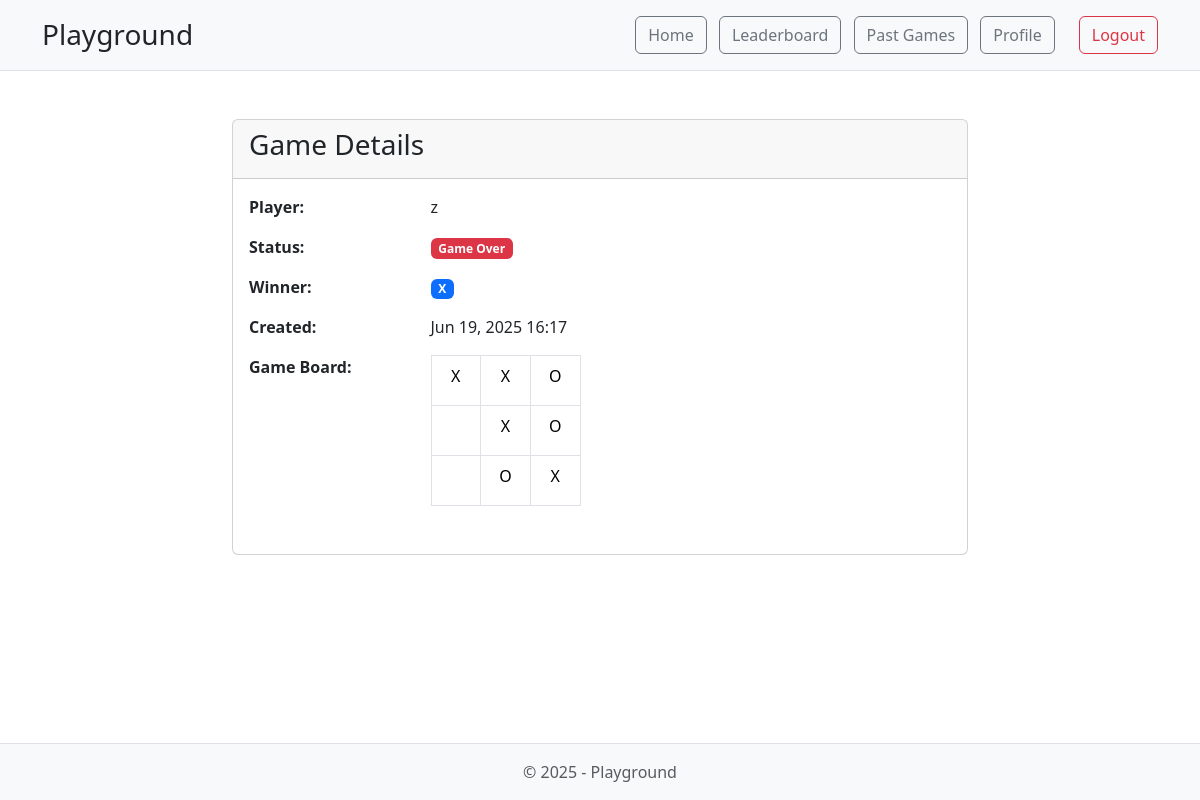
Page /tris/game/finished/113/ (signed in) on the committed database.
### tris/models.py (models this page shows, shortened)
class TrisGame(models.Model):
    user = models.ForeignKey(User, on_delete=models.CASCADE)
    square_1_1 = models.CharField(max_length=1, blank=True, default='')
    square_1_2 = models.CharField(max_length=1, blank=True, default='')
    square_1_3 = models.CharField(max_length=1, blank=True, default='')
    square_2_1 = models.CharField(max_length=1, blank=True, default='')
    square_2_2 = models.CharField(max_length=1, blank=True, default='')
    square_2_3 = models.CharField(max_length=1, blank=True, default='')
    square_3_1 = models.CharField(max_length=1, blank=True, default='')
    square_3_2 = models.CharField(max_length=1, blank=True, default='')
    square_3_3 = models.CharField(max_length=1, blank=True, default='')
    is_over = models.BooleanField(default=False)
    winner = models.CharField(max_length=10, choices=[('X', 'X'), ('O', 'O'), ('Draw', 'Draw')], blank=True)
    created_at = models.DateTimeField(auto_now_add=True)

### tris/views.py (the view)
# urls.py: path('game/finished/<int:id>/', views.tris_finished),
@login_required
def tris_finished(request, id):
    game = get_object_or_404(TrisGame, id=id, user=request.user)
    template = loader.get_template('tris_finished.html')
    context = {
        'game': game
    }
    return HttpResponse(template.render(context, request))

### tris/templates/tris_finished.html (shortened to what this page needs)
{% extends 'base.html' %}
{% block content %}
    <div class="container mt-4">
        <div class="row justify-content-center">
            <div class="col-md-8">
                <div class="card">
                    <div class="card-header">
                        <h3 class="card-title">Game Details</h3>
                    </div>
                    <div class="card-body">
                        <div class="row mb-3">
                            <div class="col-sm-3"><strong>Player:</strong></div>
                            <div class="col-sm-9">{{ game.user.username }}</div>
                        </div>
                        <div class="row mb-3">
                            <div class="col-sm-3"><strong>Status:</strong></div>
                            <div class="col-sm-9">
                                {% if game.is_over %}
                                    <span class="badge bg-danger">Game Over</span>
                                {% else %}
                                    <span class="badge bg-success">In Progress</span>
                                {% endif %}
                            </div>
                        </div>
                        {% if game.winner %}
                        <div class="row mb-3">
                            <div class="col-sm-3"><strong>Winner:</strong></div>
                            <div class="col-sm-9">
                                <span class="badge bg-primary">{{ game.winner }}</span>
                            </div>
                        </div>
                        {% endif %}
                        <div class="row mb-3">
                            <div class="col-sm-3"><strong>Created:</strong></div>
                            <div class="col-sm-9">{{ game.created_at|date:"M d, Y H:i" }}</div>
                        </div>
                        <div class="row mb-3">
                            <div class="col-sm-3"><strong>Game Board:</strong></div>
                            <div class="col-sm-9">
                                <table class="table table-bordered text-center" style="width: 150px;">
                                    <tr>
                                        <td style="width: 50px; height: 50px;">{{ game.square_1_1|default:"&nbsp;" }}</td>
                                        <td style="width: 50px; height: 50px;">{{ game.square_1_2|default:"&nbsp;" }}</td>
                                        <td style="width: 50px; height: 50px;">{{ game.square_1_3|default:"&nbsp;" }}</td>
                                    </tr>
                                    <tr>
                                        <td style="width: 50px; height: 50px;">{{ game.square_2_1|default:"&nbsp;" }}</td>
                                        <td style="width: 50px; height: 50px;">{{ game.square_2_2|default:"&nbsp;" }}</td>
                                        <td style="width: 50px; height: 50px;">{{ game.square_2_3|default:"&nbsp;" }}</td>
                                    </tr>
                                    <tr>
                                        <td style="width: 50px; height: 50px;">{{ game.square_3_1|default:"&nbsp;" }}</td>
                                        <td style="width: 50px; height: 50px;">{{ game.square_3_2|default:"&nbsp;" }}</td>
                                        <td style="width: 50px; height: 50px;">{{ game.square_3_3|default:"&nbsp;" }}</td>
                                    </tr>
                                </table>
                            </div>
                        </div>
                    </div>
                </div>
            </div>
        </div>
    </div>
{% endblock %}

### rows in the picture
TrisGame: user.username "z", winner "X", created_at "Jun 19, 2025 16:17", square_1_1 "X", square_1_2 "X", square_1_3 "O", square_2_2 "X", square_2_3 "O", square_3_2 "O", square_3_3 "X"
